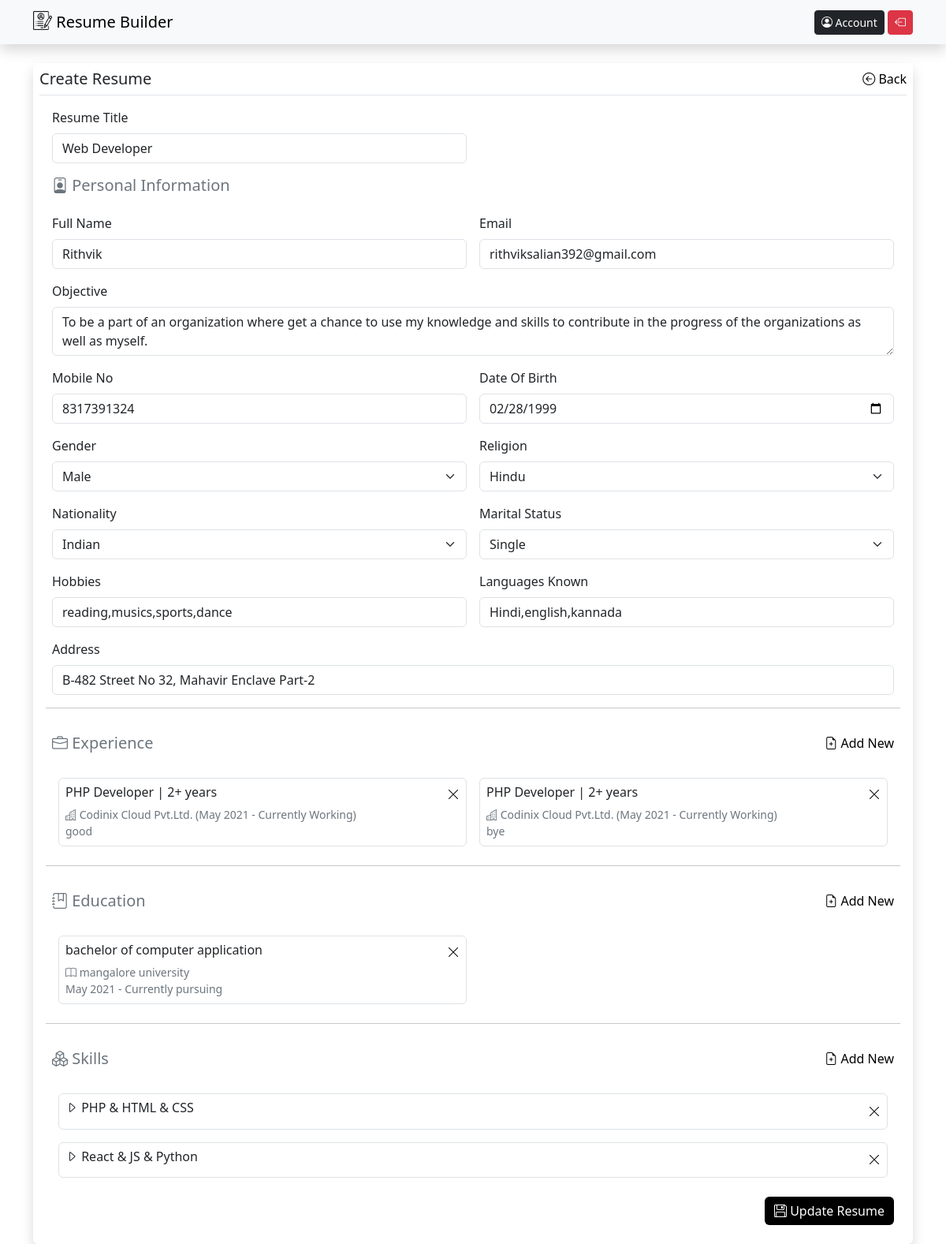
Screenshot of /updateresume.php?resume=ms1d4q2n419bh4jx (signed in) with the database file from the repository.
### tables this page shows
CREATE TABLE `resumes` (
  `id` int(11) NOT NULL,
  `user_id` int(11) NOT NULL,
  `full_name` varchar(250) NOT NULL,
  `email_id` varchar(250) NOT NULL,
  `mobile_no` varchar(20) NOT NULL,
  `gender` varchar(50) NOT NULL,
  `religion` varchar(50) NOT NULL,
  `nationality` varchar(50) NOT NULL,
  `marital_status` varchar(50) NOT NULL,
  `hobbies` varchar(250) NOT NULL,
  `languages` varchar(250) NOT NULL,
  `address` text NOT NULL,
  `objective` text NOT NULL,
  `slug` varchar(250) NOT NULL,
  `updated_at` int(20) NOT NULL,
  `dob` varchar(20) NOT NULL,
  `resume_title` varchar(250) NOT NULL,
  `background` varchar(250) NOT NULL DEFAULT '''''',
  `font` varchar(250) NOT NULL DEFAULT 'Poppins,sans-serif'
);

CREATE TABLE `experiences` (
  `id` int(11) NOT NULL,
  `resume_id` int(11) NOT NULL,
  `position` varchar(250) NOT NULL,
  `company` varchar(250) NOT NULL,
  `job_desc` text NOT NULL,
  `started` varchar(250) NOT NULL,
  `ended` varchar(250) NOT NULL
);

CREATE TABLE `educations` (
  `id` int(11) NOT NULL,
  `resume_id` int(11) NOT NULL,
  `course` varchar(250) NOT NULL,
  `institute` varchar(250) NOT NULL,
  `started` varchar(100) NOT NULL,
  `ended` varchar(250) NOT NULL
);

CREATE TABLE `skills` (
  `id` int(11) NOT NULL,
  `resume_id` int(11) NOT NULL,
  `skill` text NOT NULL
);

### class/function.class.php (called while the page is built, shortened)
<?php
class Functions{
    public function Auth(){
        if(isset($_SESSION['Auth'])){
        return $_SESSION['Auth'];
        }else{
            return false;
        }
    }
}
$fn = new Functions();

### updateresume.php (the view, shortened to what this page needs)
<?php
require './assets/includes/headder.php';
require './assets/includes/navbar.php';
$fn->AuthPage();
$slug=$_GET['resume']??'';
$resumes = $db->query("SELECT * FROM resumes WHERE (slug='$slug' AND user_id=".$fn->Auth()['id'].")");
$resume = $resumes->fetch_assoc();
$exps = $db->query("SELECT * FROM experiences WHERE (resume_id=".$resume['id'].")");
$exps = $exps->fetch_all(1);
$edus = $db->query("SELECT * FROM educations WHERE (resume_id=".$resume['id'].")");
$edus = $edus->fetch_all(1);
$skills = $db->query("SELECT * FROM skills WHERE (resume_id=".$resume['id'].")");
$skills = $skills->fetch_all(1);
?>
    <div class="container">
        <div class="bg-white rounded shadow p-2 mt-4" style="min-height:80vh">
            <div class="d-flex justify-content-between border-bottom">
                <h5>Create Resume</h5>
                <div>
                <a href="myresumes.php"  class="text-decoration-none"><i class="bi bi-arrow-left-circle"></i> Back</a>
                </div>
            </div>
            <div>
                <form action="actions/updateresume.action.php" method="post" class="row g-3 p-3">
                <div class="col-md-6">
                        <label class="form-label">Resume Title</label>
                        <input type="text" name="resume_title" placeholder="Web Developer Consultant" value="<?=@$resume['resume_title']?>" class="form-control" required>
                    </div>
                    <h5 class="mt-3 text-secondary"><i class="bi bi-person-badge"></i> Personal Information</h5>
                    <div class="col-md-6">
                        <label class="form-label">Full Name</label>
                        <input type="text" value="<?=@$resume['full_name']?>" name="full_name" placeholder="Dev Ninja" class="form-control" required>
                    </div>
                    <div class="col-md-6">
                        <label class="form-label">Email</label>
                        <input type="email" value="<?=@$resume['email_id']?>" name="email_id" placeholder="dev@abc.com" class="form-control" required>
                    </div>
                      <div class="col-12">
                        <label for="inputAddress" class="form-label"> Objective</label>
                        <textarea class="form-control" name="objective"><?=@$resume['objective']?></textarea>
                    </div>
                    <div class="col-md-6">
                        <label class="form-label">Mobile No</label>
                        <input type="number" value="<?=@$resume['mobile_no']?>" min="1111111111" name="mobile_no" placeholder="9569569569" max="9999999999"
                            class="form-control" required>
                    </div>
                    <div class="col-md-6">
                        <label class="form-label">Date Of Birth</label>
                        <input type="date" value="<?=@$resume['dob']?>" class="form-control" name="dob" required>
                    </div>
                    <div class="col-md-6">
                        <label class="form-label">Gender</label>
                        <select class="form-select"  name="gender">
                            <option <?=($resume['gender']=='Male')?'selected':''?>>Male</option>
                        </select>
                    </div>
                    <div class="col-md-6">
                        <label class="form-label">Religion</label>
                        <select class="form-select" name="religion">
                            <option <?=($resume['religion']=='Hindu')?'selected':''?>>Hindu</option>
                        </select>
                    </div>
                    <div class="col-md-6">
                        <label class="form-label">Nationality</label>
                        <select class="form-select" name="nationality">
                            <option <?=($resume['nationality']=='Indian')?'selected':''?>>Indian</option>
                        </select>
                    </div>
                    <div class="col-md-6">
                        <label class="form-label">Marital Status</label>
                        <select class="form-select" name="marital_status">
                            <option <?=($resume['marital_status']=='Single')?'selected':''?>>Single</option>
                        </select>
                    </div>
                    <div class="col-md-6">
                        <label class="form-label">Hobbies</label>
                        <input type="text" value="<?=@$resume['hobbies']?>" name="hobbies" placeholder="Reading Books, Watching Movies" class="form-control" required>
                    </div>
                    <div class="col-md-6">
                        <label class="form-label">Languages Known</label>
                        <input type="text" value="<?=@$resume['languages']?>" name="languages" placeholder="Hindi,English" class="form-control" required>
                    </div>
                    <div class="col-12">
                        <label for="inputAddress" class="form-label"> Address</label>
                        <input type="text" value="<?=@$resume['address']?>" name="address" class="form-control" id="inputAddress" placeholder="1234 Main St" required>
                    </div>
                    <hr>
                    <div class="d-flex justify-content-between">
                        <h5 class=" text-secondary"><i class="bi bi-briefcase"></i> Experience</h5>
                        <div>
                            <a class="text-decoration-none" data-bs-toggle="modal" data-bs-target="#addexp"><i class="bi bi-file-earmark-plus"></i> Add New</a>
                        </div>
                    </div>
                    <div class="d-flex flex-wrap">
<?php
if($exps){
foreach($exps as $exp){
    ?>
                        <div class="col-12 col-md-6 p-2">
                            <div class="p-2 border rounded">
                                <div class="d-flex justify-content-between">
                                    <h6><?=$exp['position']?></h6>
                                    <a href="actions\deleteexp.action.php?id=<?=$exp['id']?>&resume_id=<?=$resume['id']?>&slug=<?=$resume['slug']?>"><i class="bi bi-x-lg"></i></a>
                                </div>
                                <p class="small text-secondary m-0" style="">
                                    <i class="bi bi-buildings"></i> <?=$exp['company']?> (<?=$exp['started'].' - '.$exp['ended']?>)
                                </p>
                                <p class="small text-secondary m-0" style="">
                                <?=$exp['job_desc']?>
                                </p>
                            </div>
                        </div>
    <?php
}
}
?>
                    </div>
                    <hr>
                    <div class="d-flex justify-content-between">
                        <h5 class=" text-secondary"><i class="bi bi-journal-bookmark"></i> Education</h5>
                        <div>
                            <a href="" class="text-decoration-none" data-bs-toggle="modal" data-bs-target="#addedu"><i class="bi bi-file-earmark-plus"></i> Add New</a>
                        </div>
                    </div>
                    <div class="d-flex flex-wrap">
<?php
if($edus){
foreach($edus as $exp){
    ?>
                        <div class="col-12 col-md-6 p-2">
                            <div class="p-2 border rounded">
                                <div class="d-flex justify-content-between">
                                    <h6><?=$exp['course']?></h6>
                                    <a href="actions\deleteedu.action.php?id=<?=$exp['id']?>&resume_id=<?=$resume['id']?>&slug=<?=$resume['slug']?>"><i class="bi bi-x-lg"></i></a>
                                </div>
                                <p class="small text-secondary m-0" style="">
                                <i class="bi bi-book"></i> <?=$exp['institute']?>
                                </p>
                                <p class="small text-secondary m-0" style="">
                                <?=$exp['started'].' - '.$exp['ended']?>
                                </p>
                            </div>
                        </div>
    <?php
}
}
?>
                    </div>
                    <hr>
                    <div class="d-flex justify-content-between">
                        <h5 class=" text-secondary"><i class="bi bi-boxes"></i> Skills</h5>
                        <div>
                            <a href="" class="text-decoration-none" data-bs-toggle="modal" data-bs-target="#addskill"><i class="bi bi-file-earmark-plus"></i> Add New</a>
                        </div>
                    </div>
                    <div class="d-flex flex-wrap">
<?php
if($skills){
foreach($skills as $skill){
    ?>
                        <div class="col-12 p-2">
                            <div class="p-2 border rounded">
                                <div class="d-flex justify-content-between align-items-center">
                                    <h6><i class="bi bi-caret-right"></i> <?=$skill['skill']?></h6>
                                    <a href="actions\deleteskill.action.php?id=<?=$skill['id']?>&resume_id=<?=$resume['id']?>&slug=<?=$resume['slug']?>"><i class="bi bi-x-lg"></i></a>
                                </div>
                            </div>
                        </div>
    <?php
}
}
?>
                    </div>
                    <div class="col-12 text-end">
                        <button type="submit" class="btn btn-primary"><i class="bi bi-floppy"></i> Update
                            Resume</button>
                    </div>
                </form>
            </div>
        </div>
    </div>
<?php
require './assets/includes/footer.php';
?>

### includes/headder.php (style rules this page uses)
body { background: transparent; margin: 0; align-items: center; justify-content: center; font-family: 'Segoe UI', Tahoma, Geneva, Verdana, sans-serif; }
.btn-primary { background-color:rgb(0, 0, 0); border: none; transition: background-color 0.3s ease-in-out; }
a { color:rgb(0, 0, 0); }

### rows the page displays
resumes: resume_title "Web Developer", full_name "Rithvik", email_id "rithviksalian392@gmail.com", objective "To be a part of an organization where get a chance to use my knowledge and skills to contribute in the progress of the organizations as well as myself.", mobile_no "8317391324", dob "02/28/1999", gender "Male", religion "Hindu", nationality "Indian", marital_status "Single", hobbies "reading,musics,sports,dance", languages "Hindi,english,kannada", address "B-482 Street No 32, Mahavir Enclave Part-2"
experiences: position "PHP Developer | 2+ years", company "Codinix Cloud Pvt.Ltd.", started "May 2021", ended "Currently Working", job_desc "good"
experiences: position "PHP Developer | 2+ years", company "Codinix Cloud Pvt.Ltd.", started "May 2021", ended "Currently Working", job_desc "bye"
educations: course "bachelor of computer application", institute "mangalore university", started "May 2021", ended "Currently pursuing"
skills: skill "PHP & HTML & CSS"
skills: skill "React & JS & Python"
